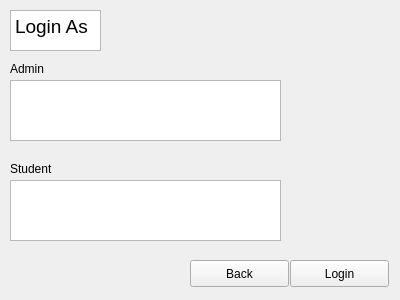
<?xml version="1.0" encoding="UTF-8"?>
<ui version="4.0">
 <class>loginPage</class>
 <widget class="QWidget" name="loginPage">
  <property name="geometry">
   <rect>
    <x>0</x>
    <y>0</y>
    <width>400</width>
    <height>300</height>
   </rect>
  </property>
  <property name="windowTitle">
   <string>User Login Page</string>
  </property>
  <widget class="QTextBrowser" name="textBrowser">
   <property name="geometry">
    <rect>
     <x>10</x>
     <y>10</y>
     <width>91</width>
     <height>41</height>
    </rect>
   </property>
   <property name="html">
    <string>&lt;!DOCTYPE HTML PUBLIC &quot;-//W3C//DTD HTML 4.0//EN&quot; &quot;http://www.w3.org/TR/REC-html40/strict.dtd&quot;&gt;
&lt;html&gt;&lt;head&gt;&lt;meta name=&quot;qrichtext&quot; content=&quot;1&quot; /&gt;&lt;style type=&quot;text/css&quot;&gt;
p, li { white-space: pre-wrap; }
&lt;/style&gt;&lt;/head&gt;&lt;body style=&quot; font-family:'Ubuntu'; font-size:11pt; font-weight:400; font-style:normal;&quot;&gt;
&lt;p style=&quot; margin-top:0px; margin-bottom:0px; margin-left:0px; margin-right:0px; -qt-block-indent:0; text-indent:0px;&quot;&gt;&lt;span style=&quot; font-size:14pt;&quot;&gt;Login As&lt;/span&gt;&lt;/p&gt;&lt;/body&gt;&lt;/html&gt;</string>
   </property>
  </widget>
  <widget class="QLabel" name="adminLabel">
   <property name="geometry">
    <rect>
     <x>10</x>
     <y>60</y>
     <width>67</width>
     <height>17</height>
    </rect>
   </property>
   <property name="text">
    <string>Admin</string>
   </property>
  </widget>
  <widget class="QLabel" name="studentLabel">
   <property name="geometry">
    <rect>
     <x>10</x>
     <y>160</y>
     <width>67</width>
     <height>17</height>
    </rect>
   </property>
   <property name="text">
    <string>Student</string>
   </property>
  </widget>
  <widget class="QListWidget" name="adminlistWidget">
   <property name="geometry">
    <rect>
     <x>10</x>
     <y>80</y>
     <width>271</width>
     <height>61</height>
    </rect>
   </property>
  </widget>
  <widget class="QListWidget" name="studentlistWidget">
   <property name="geometry">
    <rect>
     <x>10</x>
     <y>180</y>
     <width>271</width>
     <height>61</height>
    </rect>
   </property>
  </widget>
  <widget class="QPushButton" name="loginButton">
   <property name="geometry">
    <rect>
     <x>290</x>
     <y>260</y>
     <width>99</width>
     <height>27</height>
    </rect>
   </property>
   <property name="text">
    <string>Login</string>
   </property>
  </widget>
  <widget class="QPushButton" name="pushButton">
   <property name="geometry">
    <rect>
     <x>190</x>
     <y>260</y>
     <width>99</width>
     <height>27</height>
    </rect>
   </property>
   <property name="text">
    <string>Back</string>
   </property>
  </widget>
 </widget>
 <resources/>
 <connections/>
</ui>
